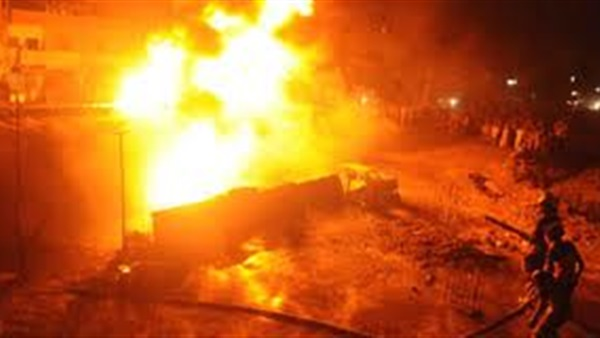
#> input picture fire_dataset/fire_images/fire.100.png, 600 x 338 px
$ python -i color_detection.py   (imports and definitions only)
#> lines starting #> are read from the running program, lines starting #| are printed output that depends on the picture; after the words box and inside, x2 and y2 are one past the last pixel; in counts of white or black regions, pixels touching at a corner belong together
import cv2
import numpy as np

# Something that would be cool to add later would be a box where the color detection is and
# have it change colors when fire is detected there, like from green to red or something


# Convert the input image to the HSV color space
def convert_to_hsv(image):
    return cv2.cvtColor(image, cv2.COLOR_BGR2HSV)


# Create a binary mask where the pixels within the specified color range are set to 1, others set to 0
def create_mask(hsv_image, lower_bound, upper_bound):
    return cv2.inRange(hsv_image, lower_bound, upper_bound)


# Find the contours/boundaries of connected components in the binary mask
def find_contour(mask):
    contours, _ = cv2.findContours(mask, cv2.RETR_EXTERNAL, cv2.CHAIN_APPROX_SIMPLE)
    if not contours:
        return None
    return max(contours, key=cv2.contourArea)


# Extract regions of interest (ROIs) from the original image using the contours
def extract_rois(frame, contour):
    if contour is None:
        return None
    x, y, w, h = cv2.boundingRect(contour)
    return frame[y:y+h, x:x+w]


# Main function for detecting possible fire regions in image
def detect_fire_region(frame, lower_bound = np.array([0, 74, 200]), upper_bound = np.array([18, 166, 230])):
    hsv_image = convert_to_hsv(frame)  # Convert to HSV
    mask = create_mask(hsv_image, lower_bound, upper_bound)
    kernel = np.ones((5, 5), np.uint8)
    mask = cv2.erode(mask, kernel, iterations=1)
    mask = cv2.dilate(mask, kernel, iterations=1)
    largest_contour = find_contour(mask)  # Find largest contour
    fire_region = extract_rois(frame, largest_contour)  # Extract ROIs

    if largest_contour is not None:
        x, y, w, h = cv2.boundingRect(largest_contour)
        return fire_region, x, y, largest_contour
    else:
        return None, None, None, None


# Visualizes detected regions, drawing a rectangle around them
def visualize_detection(frame: object, contour):
    if contour is not None:
        x, y, w, h = cv2.boundingRect(contour)
        cv2.rectangle(frame, (x, y), (x+w, y+h), (0, 255, 0), 2)
        return frame

>>> import cv2
>>> picture = cv2.imread('../fire_dataset/fire_images/fire.100.png')
#> picture is the input picture: shape (338, 600, 3); mean B, G, R 36.4, 101.2, 191.4
>>> result = detect_fire_region(picture)
#> in convert_to_hsv, `return cv2.cvtColor(image, cv2.COLOR_BGR2HSV)`: returned value: shape (338, 600, 3); mean H, S, V 14.6, 213.5, 191.5
#> in create_mask, `return cv2.inRange(hsv_image, lower_bound, upper_bound)`:
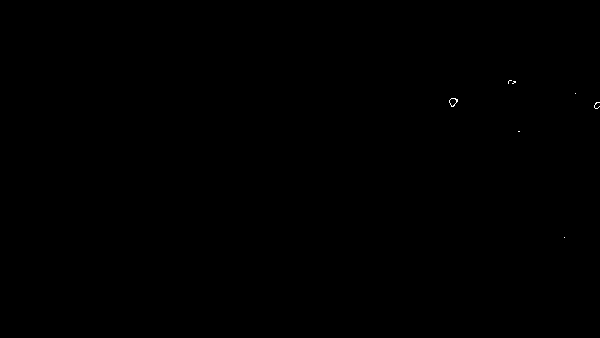
#> returned value: shape (338, 600); 0.03% white in thin lines or dots, all inside (x1, y1, x2, y2) = (449, 80, 600, 238)
#> in detect_fire_region, `mask = cv2.erode(mask, kernel, iterations=1)`: mask: shape (338, 600); every value is 0
#> in find_contour, `contours, _ = cv2.findContours(mask, cv2.RETR_EXTERNAL, cv2.CHAIN_APPR..`: contours = []

$ run again, on fire_dataset/fire_images/fire.115.png
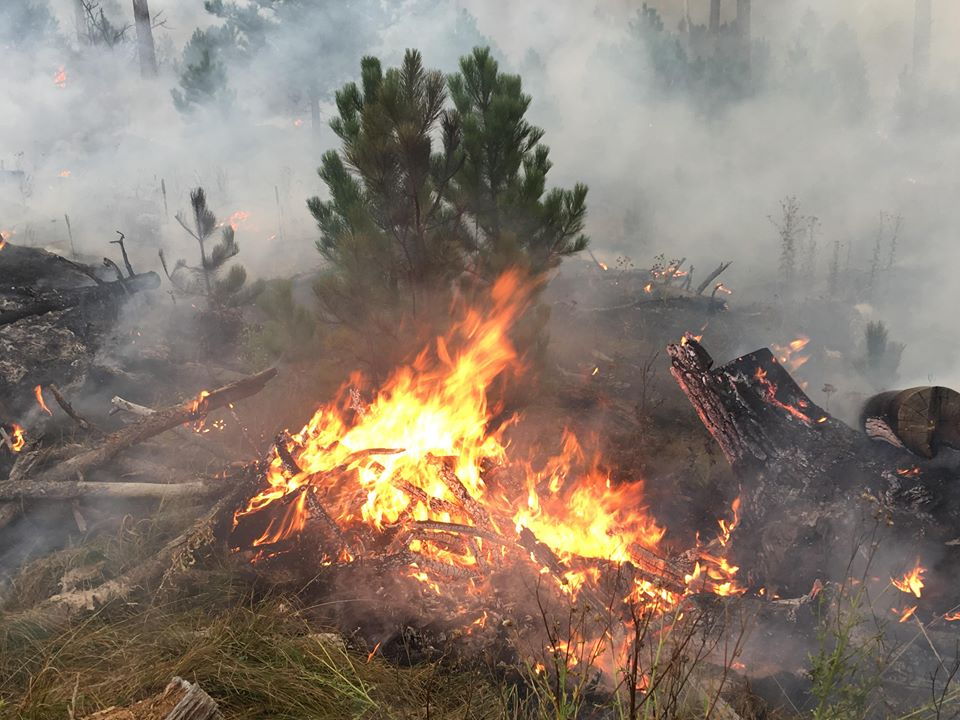
#> input picture fire_dataset/fire_images/fire.115.png, 960 x 720 px
#> picture is the input picture: shape (720, 960, 3); mean B, G, R 111.2, 123.1, 136.5
#> in create_mask, `return cv2.inRange(hsv_image, lower_bound, upper_bound)`:
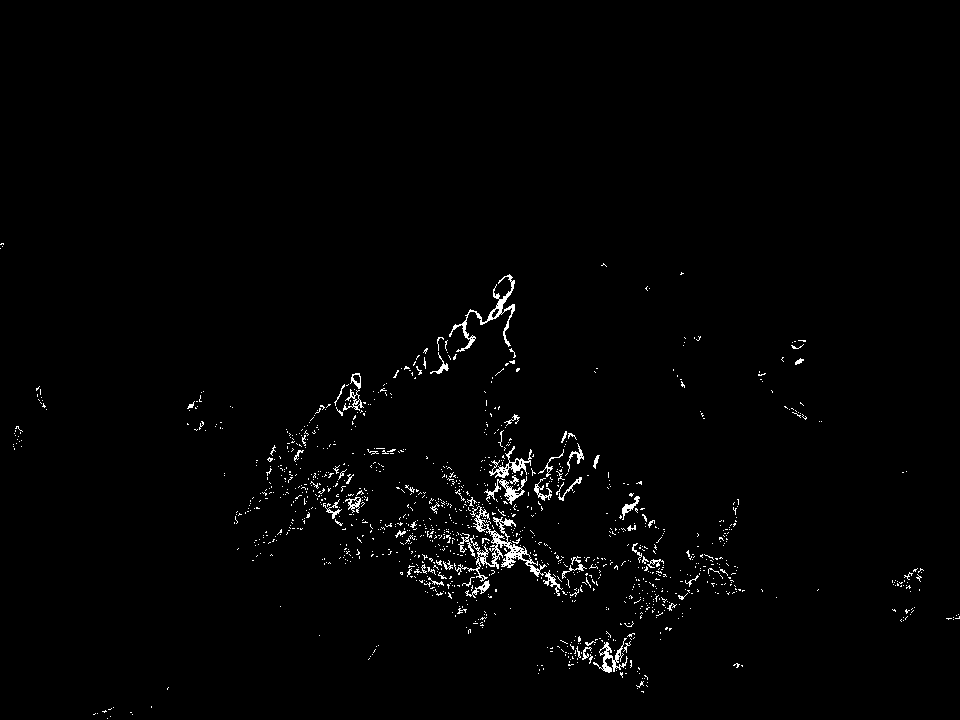
#> returned value: shape (720, 960); 1.4% white in thin lines or dots, all inside (x1, y1, x2, y2) = (0, 243, 960, 719)
#> contours = 7 contours, 3 with area under 20; largest, box (x1, y1, x2, y2) and area: (498, 299, 504, 309) 39, (507, 488, 515, 495) 36, (505, 520, 511, 526) 24, (513, 466, 520, 471) 24
#> largest_contour = [[499, 299], [499, 300], [498, 301], [498, 308], [502, 308], [502, 304], [503, 303], [503, 299]]
#> in extract_rois, `x, y, w, h = cv2.boundingRect(contour)`: x = 498; y = 299; w = 6; h = 10
#> in detect_fire_region, `x, y, w, h = cv2.boundingRect(largest_contour)`: x = 498; y = 299; w = 6; h = 10

$ run again, on fire_dataset/fire_images/fire.12.png
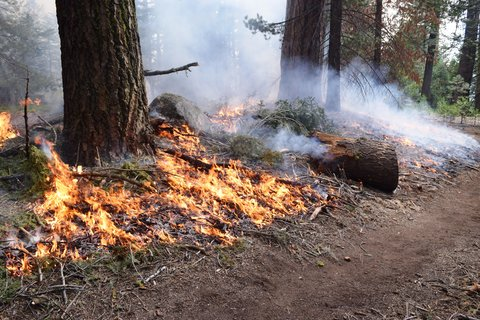
#> input picture fire_dataset/fire_images/fire.12.png, 480 x 320 px
#> picture is the input picture: shape (320, 480, 3); mean B, G, R 101.6, 107.2, 121.6
#> in create_mask, `return cv2.inRange(hsv_image, lower_bound, upper_bound)`:
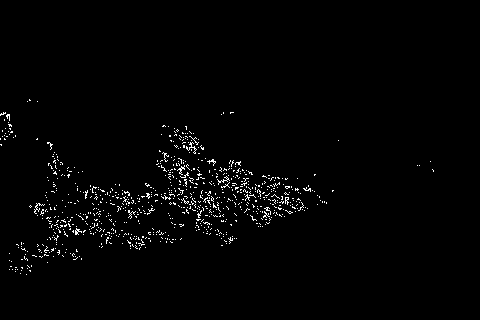
#> returned value: shape (320, 480); 1.6% white in thin lines or dots, all inside (x1, y1, x2, y2) = (0, 99, 434, 275)
#> mask: shape (320, 480); every value is 0
#> contours = []
